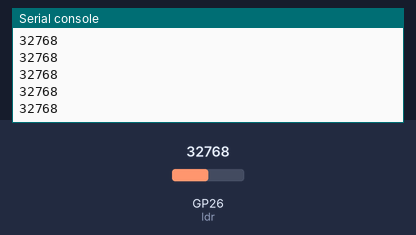
This program was run on a simulated Raspberry Pi Pico running MicroPython. Shown: the last lines printed to the serial console. The test bench sets the inputs (shaded band); at power-on: GP26 (ldr) = 32768 (analog values on the 0–65535 scale).

Above: at 1.2 s.
1.3 s: GP26 (ldr) set to 45874
At 1.56 s:
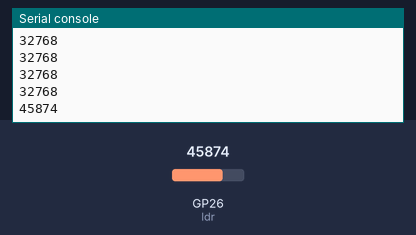
2.8 s: GP26 (ldr) set to 57670
At 2.96 s:
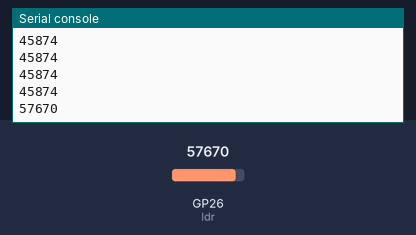
Timing chart, 0 to 5.8 s (numbered marks = the images above; inputs shaded):
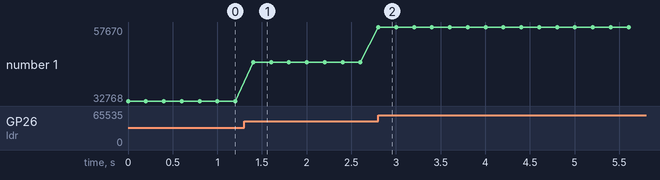

Measured:
- after the input at 1.3 s, the serial console: prints a new line after 0.10 s (image 1)
- after the input at 2.8 s, the serial console: prints a new line at once (image 2)
- plotted number 1: 32768 → 45874 after the input at 1.3 s, 45874 → 57670 after the input at 2.8 s

The program:

potentiometer.py
```python
#https://learn.adafruit.com/getting-started-with-raspberry-pi-pico-circuitpython/potentiometer-and-pwm-led <- this helped!

import machine
import time

#Creates a new analog -> digital instance
ldr = machine.ADC(26)

while True:
    # Reads data from ADC u16 format
    lightReading = ldr.read_u16()
    print (lightReading)
    time.sleep(0.2)
```
